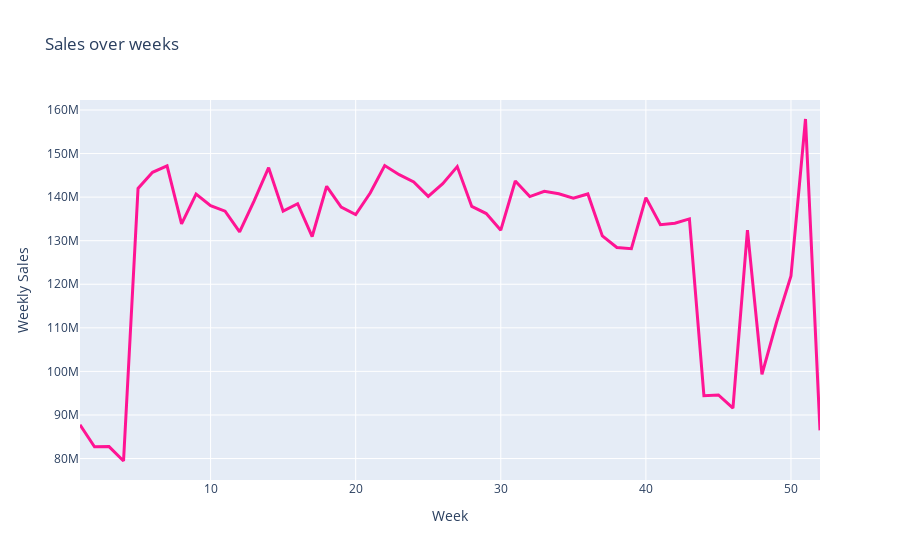

This figure's notebook cell:
### Code cell
# Plotting a graph for sales over weeks

df_weeks = data.groupby('Week').sum()

import plotly.express as px
fig = px.line( data_frame = df_weeks, x = df_weeks.index, y = 'Weekly_Sales', labels = {'Weekly_Sales' : 'Weekly Sales', 'x' : 'Weeks' }, title = 'Sales over weeks')
fig.update_traces(line_color='deeppink', line_width=3)

### Figure 1 — Plotly figure (JSON) as saved in the notebook; plotly's stock layout.template omitted (floating-point values rounded to 4 significant figures)
{"data": [{"hovertemplate": "Week=%{x}<br>Weekly Sales=%{y}<extra></extra>", "legendgroup": "", "line": {"color": "deeppink", "dash": "solid", "width": 3}, "marker": {"symbol": "circle"}, "mode": "lines", "name": "", "orientation": "v", "showlegend": false, "type": "scatter", "x": [1, 2, 3, 4, 5, 6, 7, 8, 9, 10, 11, 12, 13, 14, 15, 16, 17, 18, 19, 20, 21, 22, 23, 24, 25, 26, 27, 28, 29, 30, 31, 32, 33, 34, 35, 36, 37, 38, 39, 40, 41, 42, 43, 44, 45, 46, 47, 48, 49, 50, 51, 52], "xaxis": "x", "y": [87730000.0, 82700000.0, 82740000.0, 79430000.0, 142000000.0, 145700000.0, 147200000.0, 133900000.0, 140700000.0, 138000000.0, 136800000.0, 132000000.0, 139200000.0, 146800000.0, 136800000.0, 138500000.0, 131000000.0, 142500000.0, 137700000.0, 136000000.0, 140900000.0, 147200000.0, 145100000.0, 143500000.0, 140200000.0, 143100000.0, 147000000.0, 137900000.0, 136200000.0, 132400000.0, 143700000.0, 140100000.0, 141300000.0, 140800000.0, 139700000.0, 140700000.0, 131100000.0, 128400000.0, 128200000.0, 139900000.0, 133652808, 134000000.0, 135000000.0, 94440000.0, 94600000.0, 91560000.0, 132400000.0, 99300000.0, 111200000.0, 121900000.0, 157900000.0, 86470000.0], "yaxis": "y"}], "layout": {"legend": {"tracegroupgap": 0}, "title": {"text": "Sales over weeks"}, "xaxis": {"anchor": "y", "domain": [0, 1], "title": {"text": "Week"}}, "yaxis": {"anchor": "x", "domain": [0, 1], "title": {"text": "Weekly Sales"}}}}
